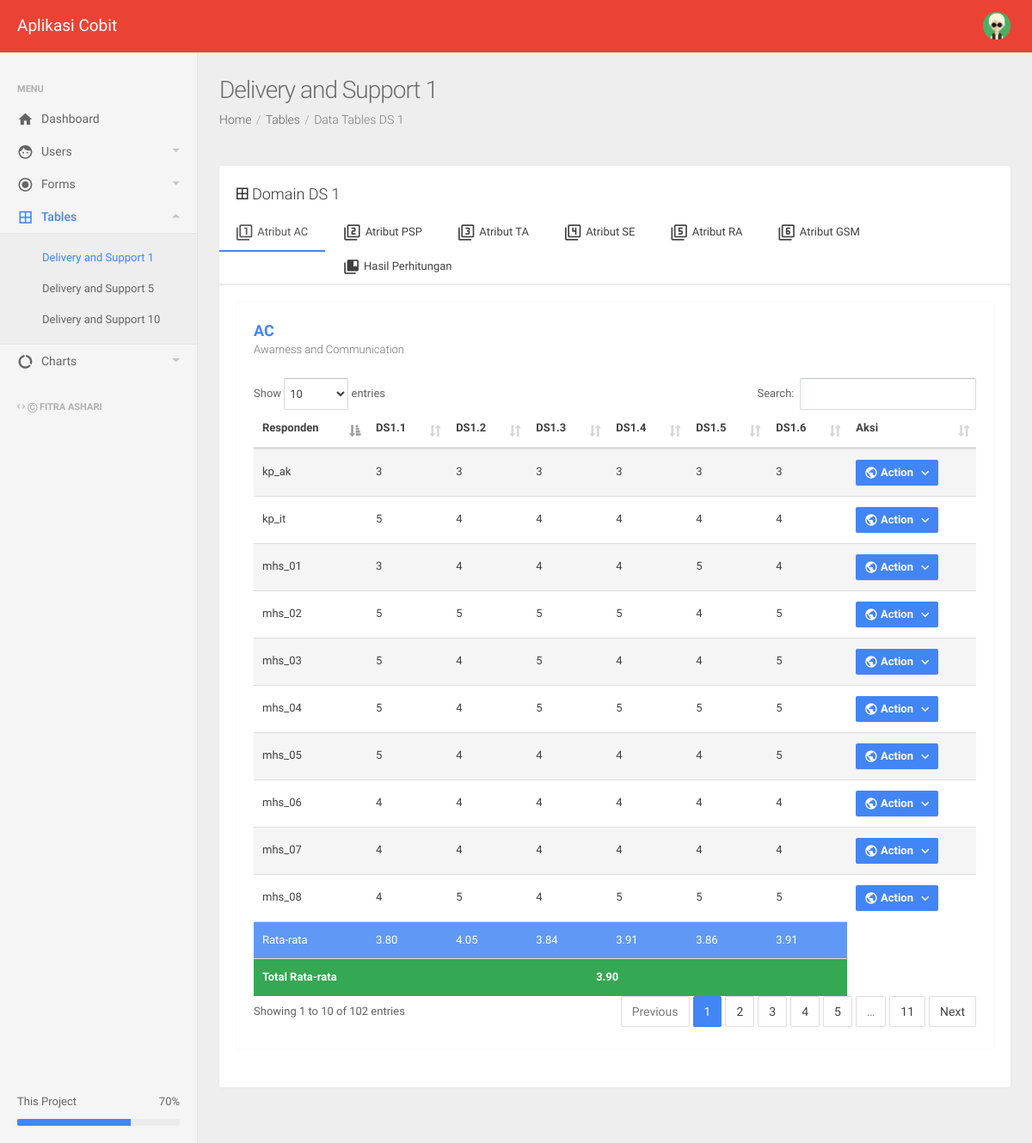
/index.php?page=ds1 (signed in), run on the app's committed database.
### tables this page shows
CREATE TABLE `ds1ac` (
  `kd_user` varchar(10) NOT NULL,
  `ds11ac` int(5) NOT NULL,
  `ds12ac` int(5) NOT NULL,
  `ds13ac` int(5) NOT NULL,
  `ds14ac` int(5) NOT NULL,
  `ds15ac` int(5) NOT NULL,
  `ds16ac` int(5) NOT NULL
);

### rata_ds1.php (called while the page is built, shortened)
<?php
$qry_ds11ac=mysqli_query($conn,"SELECT sum(ds11ac)/count(ds11ac) as ds11ac from ds1ac");
$data_ds11ac=mysqli_fetch_array($qry_ds11ac);
$rata_ds11ac=$data_ds11ac[0];
$qry_ds12ac=mysqli_query($conn,"SELECT sum(ds12ac)/count(ds12ac) as ds12ac from ds1ac");
$data_ds12ac=mysqli_fetch_array($qry_ds12ac);
$rata_ds12ac=$data_ds12ac[0];
$qry_ds13ac=mysqli_query($conn,"SELECT sum(ds13ac)/count(ds13ac) as ds13ac from ds1ac");
$data_ds13ac=mysqli_fetch_array($qry_ds13ac);
$rata_ds13ac=$data_ds13ac[0];
$qry_ds14ac=mysqli_query($conn,"SELECT sum(ds14ac)/count(ds14ac) as ds14ac from ds1ac");
$data_ds14ac=mysqli_fetch_array($qry_ds14ac);
$rata_ds14ac=$data_ds14ac[0];
$qry_ds15ac=mysqli_query($conn,"SELECT sum(ds15ac)/count(ds15ac) as ds15ac from ds1ac");
$data_ds15ac=mysqli_fetch_array($qry_ds15ac);
$rata_ds15ac=$data_ds15ac[0];
$qry_ds16ac=mysqli_query($conn,"SELECT sum(ds16ac)/count(ds16ac) as ds116ac from ds1ac");
$data_ds16ac=mysqli_fetch_array($qry_ds16ac);
$rata_ds16ac=$data_ds16ac[0];
 ?>

### v_ds1.php (the view, shortened to what this page needs)
<?php
include 'koneksi.php';
include 'rata_ds1.php';
?>
        <div class="page-head">
          <h2 class="page-head-title">Delivery and Support 1</h2>
          <ol class="breadcrumb page-head-nav">
            <li><a href="#">Home</a></li>
            <li><a href="#">Tables</a></li>
            <li class="active">Data Tables DS 1</li>
          </ol>
        </div>
        <div class="main-content container-fluid">
 <div class="row">
            <div class="col-sm-12">
			              <div class="panel panel-default">
                <div class="panel-heading"><span class="icon mdi mdi-border-all"></span> Domain DS 1</div>
                <div class="tab-container">
                  <ul class="nav nav-tabs ">
                    <li class="active"><a href="#ac" data-toggle="tab"><span class="icon mdi mdi-collection-item-1"></span>Atribut AC</a></li>
                    <li><a href="#psp" data-toggle="tab"><span class="icon mdi mdi-collection-item-2"></span>Atribut PSP</a></li>
                    <li><a href="#ta" data-toggle="tab"><span class="icon mdi mdi-collection-item-3"></span>Atribut TA</a></li>
					 <li><a href="#se" data-toggle="tab"><span class="icon mdi mdi-collection-item-4"></span>Atribut SE</a></li>
					 <li><a href="#ra" data-toggle="tab"><span class="icon mdi mdi-collection-item-5"></span>Atribut RA</a></li>
					 <li><a href="#gsm" data-toggle="tab"><span class="icon mdi mdi-collection-item-6"></span>Atribut GSM</a></li>
					 <li><a href="#hasil" data-toggle="tab"><span class="icon mdi mdi-collection-bookmark"></span>Hasil Perhitungan</a></li>
                  </ul>
                  <div class="tab-content">
                    <div id="ac" class="tab-pane active cont">
					<div class="panel">
<div class="panel-heading  text-primary"><strong>AC</strong><span class="panel-subtitle">Awarness and Communication</span></div>
<div class="panel-body">
					<table id="table1" class="display table table-striped table-hover table-fw-widget" >
 <thead>
            <tr >
              <th >Responden</th>
              <th >DS1.1</th>
              <th >DS1.2</th>
              <th >DS1.3</th>
              <th >DS1.4</th>
              <th >DS1.5</th>
              <th >DS1.6</th><th >Aksi</th>
            </tr>
			 </thead>
			 <tbody>
            <?php
 $tampil=mysqli_query($conn,"SELECT * from ds1ac");
while ($data=mysqli_fetch_assoc($tampil))
{
 $kd_user  = $data['kd_user'];
    $ds11ac  = $data['ds11ac'];
    $ds12ac  = $data['ds12ac'];
    $ds13ac  = $data['ds13ac'];
    $ds14ac  = $data['ds14ac'];
	$ds15ac  = $data['ds15ac'];
	$ds16ac  = $data['ds16ac'];
	echo "<tr><td>$kd_user</td><td>$ds11ac</td><td>$ds12ac</td><td>$ds13ac</td><td>$ds14ac</td><td>$ds15ac</td><td>$ds16ac</td><td>
	                    <div class='btn-group btn-hspace'>
                      <button type='button' data-toggle='dropdown' class='btn btn-primary dropdown-toggle'><i class='icon icon-left mdi mdi-globe'></i> Action <span class='icon-dropdown mdi mdi-chevron-down'></span></button>
                      <ul role='menu' class='dropdown-menu'>
                        <li><a href='delete.php?kd=$kd_user&tabel=ds1'><i class='icon icon-left mdi mdi-delete'></i>Delete</a></li>
                        </ul>
                    </div></td></tr>";
}
?>
          </tbody>
		  <tbody><tr class="primary">
              <td>Rata-rata</td>
			  <td><?php
echo $rata1=number_format($rata_ds11ac,2);
?></td>
              <td><?php
echo $rata2=number_format($rata_ds12ac,2);
?></td>
              <td><?php
echo $rata3=number_format($rata_ds13ac,2);
?></td>
              <td><?php
echo $rata4=number_format($rata_ds14ac,2);
?></td>
              <td><?php
echo $rata5=number_format($rata_ds15ac,2);
?></td>
              <td><?php
echo $rata6=number_format($rata_ds16ac,2);
?></td></tr><tr class="success"><td><b>Total Rata-rata</b></td>
              <td colspan="6"><b><center><?php
echo $rata_ac=number_format(($rata1+$rata2+$rata3+$rata4+$rata5+$rata6)/6,2);
?>              </center></b></td>
            </tr></tbody>
		  </table>
		                 </div>
		   </div>
              </div>
            </div>
</div>            </div>
          </div>

### data on the page
ds1ac: kd_user "kp_ak", ds11ac "3", ds12ac "3", ds13ac "3", ds14ac "3", ds15ac "3", ds16ac "3"
ds1ac: kd_user "kp_it", ds11ac "5", ds12ac "4", ds13ac "4", ds14ac "4", ds15ac "4", ds16ac "4"
ds1ac: kd_user "mhs_01", ds11ac "3", ds12ac "4", ds13ac "4", ds14ac "4", ds15ac "5", ds16ac "4"
ds1ac: kd_user "mhs_02", ds11ac "5", ds12ac "5", ds13ac "5", ds14ac "5", ds15ac "4", ds16ac "5"
ds1ac: kd_user "mhs_03", ds11ac "5", ds12ac "4", ds13ac "5", ds14ac "4", ds15ac "4", ds16ac "5"
ds1ac: kd_user "mhs_04", ds11ac "5", ds12ac "4", ds13ac "5", ds14ac "5", ds15ac "5", ds16ac "5"
ds1ac: kd_user "mhs_05", ds11ac "5", ds12ac "4", ds13ac "4", ds14ac "4", ds15ac "4", ds16ac "5"
ds1ac: kd_user "mhs_06", ds11ac "4", ds12ac "4", ds13ac "4", ds14ac "4", ds15ac "4", ds16ac "4"
ds1ac: kd_user "mhs_07", ds11ac "4", ds12ac "4", ds13ac "4", ds14ac "4", ds15ac "4", ds16ac "4"
ds1ac: kd_user "mhs_08", ds11ac "4", ds12ac "5", ds13ac "4", ds14ac "5", ds15ac "5", ds16ac "5"

### other printed values
$rata1=number_format($rata_ds11ac,2) "3.80"
$rata2=number_format($rata_ds12ac,2) "4.05"
$rata3=number_format($rata_ds13ac,2) "3.84"
$rata4=number_format($rata_ds14ac,2) "3.91"
$rata5=number_format($rata_ds15ac,2) "3.86"
$rata6=number_format($rata_ds16ac,2) "3.91"
